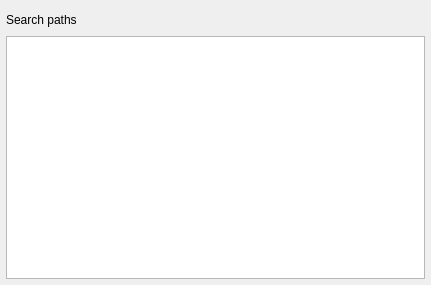
<?xml version="1.0" encoding="UTF-8"?>
<ui version="4.0">
 <class>SearchPathsSettingsPage</class>
 <widget class="QWidget" name="SearchPathsSettingsPage">
  <property name="geometry">
   <rect>
    <x>0</x>
    <y>0</y>
    <width>431</width>
    <height>285</height>
   </rect>
  </property>
  <property name="windowTitle">
   <string>Form</string>
  </property>
  <layout class="QGridLayout" name="gridLayout">
   <property name="margin">
    <number>6</number>
   </property>
   <property name="spacing">
    <number>3</number>
   </property>
   <item row="0" column="0">
    <widget class="QLabel" name="label">
     <property name="text">
      <string>Search paths</string>
     </property>
    </widget>
   </item>
   <item row="0" column="1">
    <spacer name="horizontalSpacer">
     <property name="orientation">
      <enum>Qt::Horizontal</enum>
     </property>
     <property name="sizeHint" stdset="0">
      <size>
       <width>228</width>
       <height>20</height>
      </size>
     </property>
    </spacer>
   </item>
   <item row="0" column="2">
    <layout class="QHBoxLayout" name="horizontalLayout">
     <property name="spacing">
      <number>3</number>
     </property>
     <item>
      <widget class="QToolButton" name="addToolButton">
       <property name="sizePolicy">
        <sizepolicy hsizetype="Preferred" vsizetype="Preferred">
         <horstretch>0</horstretch>
         <verstretch>0</verstretch>
        </sizepolicy>
       </property>
       <property name="toolTip">
        <string>Add</string>
       </property>
       <property name="text">
        <string/>
       </property>
       <property name="icon">
        <iconset resource="core.qrc">
         <normaloff>:/core/icons/ic_nel_add_item.png</normaloff>:/core/icons/ic_nel_add_item.png</iconset>
       </property>
       <property name="iconSize">
        <size>
         <width>20</width>
         <height>20</height>
        </size>
       </property>
       <property name="autoRaise">
        <bool>true</bool>
       </property>
      </widget>
     </item>
     <item>
      <widget class="QToolButton" name="removeToolButton">
       <property name="sizePolicy">
        <sizepolicy hsizetype="Preferred" vsizetype="Preferred">
         <horstretch>0</horstretch>
         <verstretch>0</verstretch>
        </sizepolicy>
       </property>
       <property name="toolTip">
        <string>Delete</string>
       </property>
       <property name="text">
        <string/>
       </property>
       <property name="icon">
        <iconset resource="core.qrc">
         <normaloff>:/core/icons/ic_nel_delete_item.png</normaloff>:/core/icons/ic_nel_delete_item.png</iconset>
       </property>
       <property name="iconSize">
        <size>
         <width>20</width>
         <height>20</height>
        </size>
       </property>
       <property name="autoRaise">
        <bool>true</bool>
       </property>
      </widget>
     </item>
     <item>
      <widget class="QToolButton" name="upToolButton">
       <property name="sizePolicy">
        <sizepolicy hsizetype="Preferred" vsizetype="Preferred">
         <horstretch>0</horstretch>
         <verstretch>0</verstretch>
        </sizepolicy>
       </property>
       <property name="toolTip">
        <string>Up</string>
       </property>
       <property name="text">
        <string/>
       </property>
       <property name="icon">
        <iconset resource="core.qrc">
         <normaloff>:/core/icons/ic_nel_up_item.png</normaloff>:/core/icons/ic_nel_up_item.png</iconset>
       </property>
       <property name="iconSize">
        <size>
         <width>20</width>
         <height>20</height>
        </size>
       </property>
       <property name="autoRaise">
        <bool>true</bool>
       </property>
      </widget>
     </item>
     <item>
      <widget class="QToolButton" name="downToolButton">
       <property name="sizePolicy">
        <sizepolicy hsizetype="Preferred" vsizetype="Preferred">
         <horstretch>0</horstretch>
         <verstretch>0</verstretch>
        </sizepolicy>
       </property>
       <property name="toolTip">
        <string>Down</string>
       </property>
       <property name="text">
        <string/>
       </property>
       <property name="icon">
        <iconset resource="core.qrc">
         <normaloff>:/core/icons/ic_nel_down_item.png</normaloff>:/core/icons/ic_nel_down_item.png</iconset>
       </property>
       <property name="iconSize">
        <size>
         <width>20</width>
         <height>20</height>
        </size>
       </property>
       <property name="autoRaise">
        <bool>true</bool>
       </property>
      </widget>
     </item>
     <item>
      <widget class="QToolButton" name="resetToolButton">
       <property name="toolTip">
        <string>Reset</string>
       </property>
       <property name="text">
        <string/>
       </property>
       <property name="icon">
        <iconset resource="core.qrc">
         <normaloff>:/core/icons/ic_nel_reset_all.png</normaloff>:/core/icons/ic_nel_reset_all.png</iconset>
       </property>
       <property name="iconSize">
        <size>
         <width>20</width>
         <height>20</height>
        </size>
       </property>
       <property name="autoRaise">
        <bool>true</bool>
       </property>
      </widget>
     </item>
    </layout>
   </item>
   <item row="1" column="0" colspan="3">
    <widget class="QListWidget" name="pathsListWidget"/>
   </item>
  </layout>
 </widget>
 <resources>
  <include location="core.qrc"/>
 </resources>
 <connections/>
</ui>
